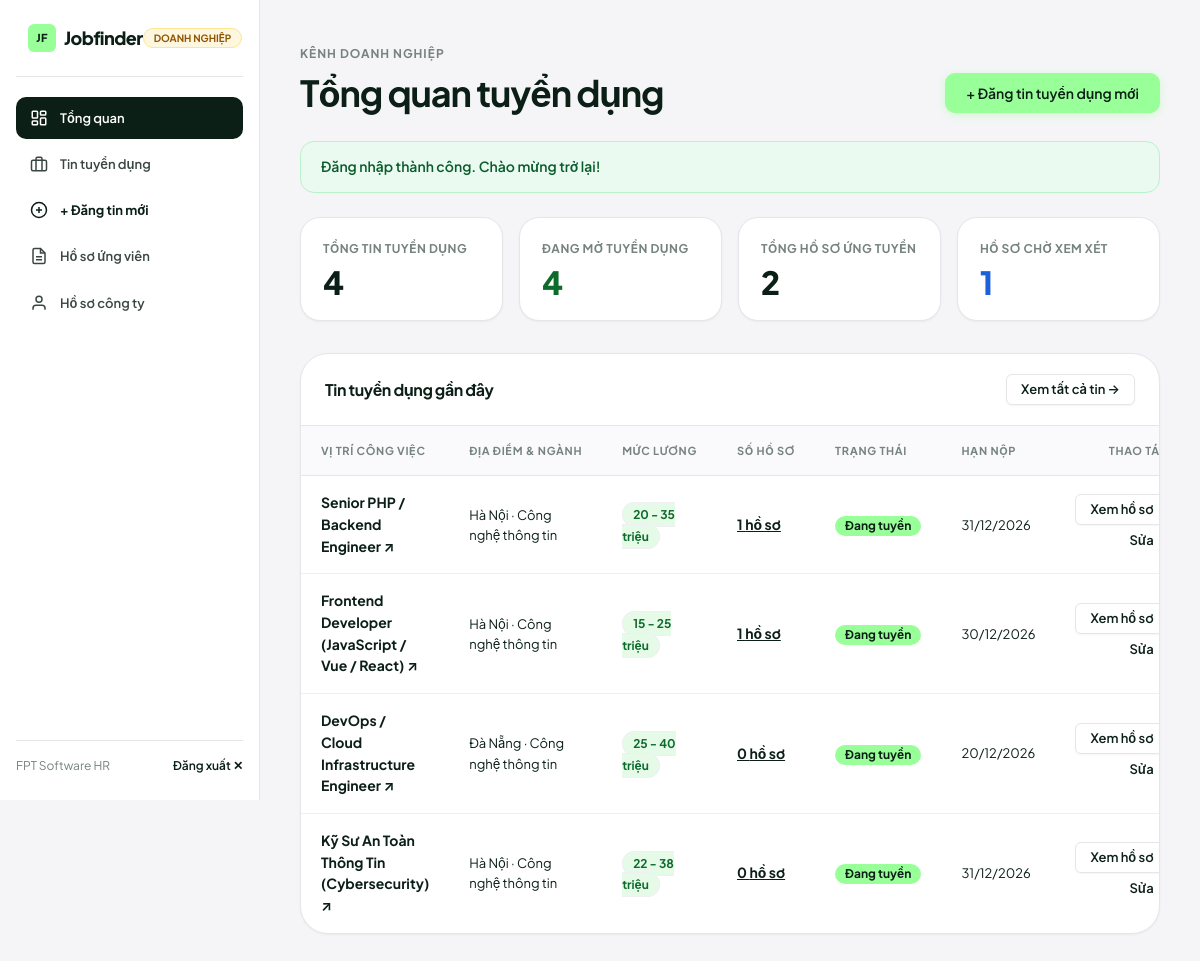
Page /employer/dashboard.php (signed in) on the committed database.
### tables this page shows
CREATE TABLE `jobs` (
  `id` INT AUTO_INCREMENT PRIMARY KEY,
  `employer_id` INT NULL,
  `title` VARCHAR(150) NOT NULL,
  `company` VARCHAR(100) NOT NULL,
  `location` VARCHAR(100) NOT NULL,
  `category` VARCHAR(100) NOT NULL,
  `salary` VARCHAR(100) NOT NULL,
  `salary_value` INT DEFAULT 0,
  `job_type` VARCHAR(50) NOT NULL DEFAULT 'Toàn thời gian',
  `experience` VARCHAR(50) NOT NULL DEFAULT 'Không yêu cầu',
  `description` TEXT NOT NULL,
  `requirements` TEXT NOT NULL,
  `deadline` DATE NULL,
  `views` INT NOT NULL DEFAULT 0,
  `status` VARCHAR(20) NOT NULL DEFAULT 'active',
  `created_at` TIMESTAMP DEFAULT CURRENT_TIMESTAMP,
  CONSTRAINT `fk_job_employer` FOREIGN KEY (`employer_id`) REFERENCES `users` (`id`) ON DELETE SET NULL
);

### employer/dashboard.php (the view, shortened to what this page needs)
<?php
require_once '../config/database.php';
$employer_id = (int)$_SESSION['user_id'];
$stmt = $pdo->prepare("SELECT COUNT(*) FROM jobs WHERE employer_id = ?");
$stmt->execute([$employer_id]);
$total_jobs = (int)$stmt->fetchColumn();
$stmt = $pdo->prepare("SELECT COUNT(*) FROM jobs WHERE employer_id = ? AND status = 'active'");
$stmt->execute([$employer_id]);
$active_jobs = (int)$stmt->fetchColumn();
$stmt = $pdo->prepare("SELECT COUNT(a.id) FROM applications a JOIN jobs j ON j.id = a.job_id WHERE j.employer_id = ?");
$stmt->execute([$employer_id]);
$total_apps = (int)$stmt->fetchColumn();
$stmt = $pdo->prepare("SELECT COUNT(a.id) FROM applications a JOIN jobs j ON j.id = a.job_id WHERE j.employer_id = ? AND a.status = 'Đã nộp hồ sơ'");
$stmt->execute([$employer_id]);
$pending_apps = (int)$stmt->fetchColumn();
$stmt = $pdo->prepare("
    SELECT j.*, COUNT(a.id) as app_count
    FROM jobs j
    LEFT JOIN applications a ON a.job_id = j.id
    WHERE j.employer_id = ?
    GROUP BY j.id
    ORDER BY j.created_at DESC
    LIMIT 5
");
$stmt->execute([$employer_id]);
$recent_jobs = $stmt->fetchAll();
?>
<!DOCTYPE html>
<html lang="vi">
<head>
    <link rel="stylesheet" href="../assets/css/style.css">
</head>
<body>
<div class="portal-layout">
    <?php include '../includes/employer-sidebar.php'; ?>
    <main class="portal-main">
        <div class="section-header" style="margin-bottom:28px;">
            <div>
                <span class="section-eyebrow">Kênh Doanh nghiệp</span>
                <h1 class="section-title">Tổng quan tuyển dụng</h1>
            </div>
            <a href="job-create.php" class="btn btn-primary">+ Đăng tin tuyển dụng mới</a>
        </div>
        <?php if (!empty($_SESSION['flash_message'])): ?>
            <div class="flash-bar flash--<?= $_SESSION['flash_type'] ?? 'success' ?>">
                <?= htmlspecialchars($_SESSION['flash_message']) ?>
            </div>
        <?php endif; ?>
        <div class="stats-cards">
            <div class="stat-box">
                <div class="stat-box__label">Tổng tin tuyển dụng</div>
                <div class="stat-box__value"><?= $total_jobs ?></div>
            </div>
            <div class="stat-box">
                <div class="stat-box__label">Đang mở tuyển dụng</div>
                <div class="stat-box__value" style="color:var(--status-success-text);"><?= $active_jobs ?></div>
            </div>
            <div class="stat-box">
                <div class="stat-box__label">Tổng hồ sơ ứng tuyển</div>
                <div class="stat-box__value"><?= $total_apps ?></div>
            </div>
            <div class="stat-box">
                <div class="stat-box__label">Hồ sơ chờ xem xét</div>
                <div class="stat-box__value" style="color:var(--status-pending-text);"><?= $pending_apps ?></div>
            </div>
        </div>
        <div class="table-card">
            <div style="padding:20px 24px; border-bottom:1px solid var(--line); display:flex; justify-content:space-between; align-items:center;">
                <h2 style="font-size:16px; font-weight:700;">Tin tuyển dụng gần đây</h2>
                <a href="jobs.php" class="btn btn-secondary btn-sm">Xem tất cả tin →</a>
            </div>
            <div class="table-responsive">
                <table class="data-table">
                    <thead>
                        <tr>
                            <th>Vị trí công việc</th>
                            <th>Địa điểm & Ngành</th>
                            <th>Mức lương</th>
                            <th>Số hồ sơ</th>
                            <th>Trạng thái</th>
                            <th>Hạn nộp</th>
                            <th style="text-align:right;">Thao tác</th>
                        </tr>
                    </thead>
                    <tbody>
                        <?php if (!empty($recent_jobs)): ?>
                            <?php foreach ($recent_jobs as $j): ?>
                                <tr>
                                    <td>
                                        <div style="font-weight:700; color:var(--ink);">
                                            <a href="../job-detail.php?id=<?= (int)$j['id'] ?>" target="_blank" style="color:var(--ink);">
                                                <?= htmlspecialchars($j['title']) ?> ↗
                                            </a>
                                        </div>
                                    </td>
                                    <td class="text-muted text-sm">
                                        <?= htmlspecialchars($j['location']) ?> &middot; <?= htmlspecialchars($j['category']) ?>
                                    </td>
                                    <td>
                                        <span class="chip" style="background:var(--status-success-bg); color:var(--status-success-text); font-weight:700;">
                                            <?= htmlspecialchars($j['salary']) ?>
                                        </span>
                                    </td>
                                    <td>
                                        <a href="applications.php?job_id=<?= (int)$j['id'] ?>" style="font-weight:700; text-decoration:underline;">
                                            <?= (int)$j['app_count'] ?> hồ sơ
                                        </a>
                                    </td>
                                    <td>
                                        <?php if ($j['status'] === 'active'): ?>
                                            <span class="badge badge--active">Đang tuyển</span>
                                        <?php elseif ($j['status'] === 'draft'): ?>
                                            <span class="badge badge--pending">Bản nháp</span>
                                        <?php else: ?>
                                            <span class="badge badge--danger">Tạm dừng</span>
                                        <?php endif; ?>
                                    </td>
                                    <td class="text-muted text-sm">
                                        <?= !empty($j['deadline']) ? date('d/m/Y', strtotime($j['deadline'])) : 'Không đặt' ?>
                                    </td>
                                    <td style="text-align:right;">
                                        <a href="applications.php?job_id=<?= (int)$j['id'] ?>" class="btn btn-secondary btn-sm">Xem hồ sơ</a>
                                        <a href="job-edit.php?id=<?= (int)$j['id'] ?>" class="btn btn-ghost btn-sm">Sửa</a>
                                    </td>
                                </tr>
                            <?php endforeach; ?>
                        <?php endif; ?>
                    </tbody>
                </table>
            </div>
        </div>
    </main>
</div>
</body>
</html>

### rows in the picture
jobs: title "Senior PHP / Backend Engineer", location "Hà Nội", category "Công nghệ thông tin", salary "20 - 35 triệu", app_count "1", status "Đang tuyển", deadline "31/12/2026"
jobs: title "Frontend Developer (JavaScript / Vue / React)", location "Hà Nội", category "Công nghệ thông tin", salary "15 - 25 triệu", app_count "1", status "Đang tuyển", deadline "30/12/2026"
jobs: title "DevOps / Cloud Infrastructure Engineer", location "Đà Nẵng", category "Công nghệ thông tin", salary "25 - 40 triệu", app_count "0", status "Đang tuyển", deadline "20/12/2026"
jobs: title "Kỹ Sư An Toàn Thông Tin (Cybersecurity)", location "Hà Nội", category "Công nghệ thông tin", salary "22 - 38 triệu", app_count "0", status "Đang tuyển", deadline "31/12/2026"

### other values in the picture
$_SESSION['user_name'] "FPT Software HR"
$_SESSION['flash_message'] "Đăng nhập thành công. Chào mừng trở lại!"
$total_jobs "4"
$active_jobs "4"
$total_apps "2"
$pending_apps "1"
